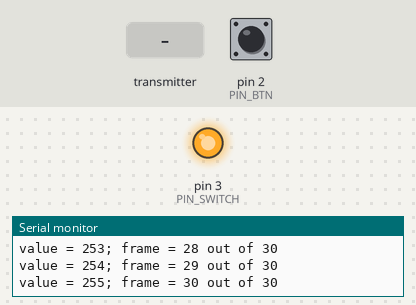
Recording of a sketch running on a simulated Arduino Uno, built with avr-gcc and run on an emulated ATmega328P. Parts: output pins drawn as LEDs (lit = HIGH), the last lines printed to the serial monitor. The inputs (shaded band) are chosen by the test bench; at power-on: pin 2 (PIN_BTN) HIGH. No radio packets arrive unless stated.

Above: at 1.2 s.
1.3 s: the transmitter starts sending ledOn = 1
At 3.5 s:
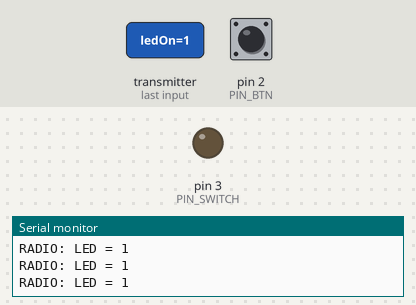
4.3 s: pin 2 (PIN_BTN) pulled LOW for 0.15 s
At 5.4 s:
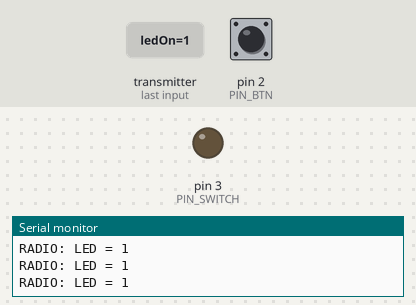
7.4 s: the transmitter starts sending ledOn = 0
At 7.56 s:
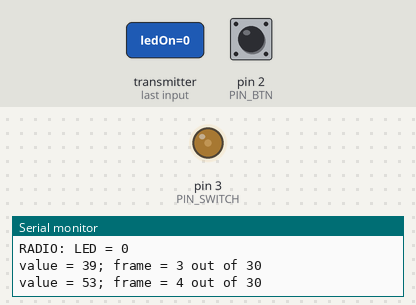
Timing chart, 0 to 10.4 s (numbered marks = the images above; inputs shaded):
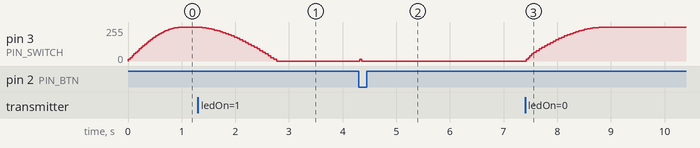

Measured:
- after the input at 1.3 s, pin 3 (PIN_SWITCH): moves from 255/255 to 0/255 over 1.5 s, starting at once
- after the input at 4.3 s, pin 3 (PIN_SWITCH): 0/255 → 13/255 at once, → 0/255 0.03 s later
- after the input at 7.4 s, pin 3 (PIN_SWITCH): moves from 0/255 to 255/255 over 1.5 s, starting at once

The sketch:

rgb-lamp-ease-switch.ino
```cpp
#include "rgb-lamp-ease-switch.h"

#define DEBUG true

const long MS_IN_SECOND = 1000;
const long FPS = 30;
const long DURATION_MS = MS_IN_SECOND * 1;
const long FRAME_DUR = MS_IN_SECOND / FPS;
const long FRAMES_CNT = DURATION_MS * FPS / MS_IN_SECOND;
const long MAX_DUTY_CYCLE = 255;

void setup() {
  pinMode(PIN_SWITCH, OUTPUT);
  //pinMode(PIN_LED, OUTPUT);

  pinMode(PIN_BTN, INPUT);

  digitalWrite(PIN_SWITCH, LOW);
  //digitalWrite(PIN_LED, LOW);

  if (DEBUG)
    Serial.begin(9600);
  delay(1);

  radio.begin();
  radio.openReadingPipe(0, RADIO_ADDR);
  radio.setPALevel(RF24_PA_MIN);
  radio.startListening();

}

int cur_state = TURN_ON;
int cur_frame = 0;

int prev_btn = HIGH;

void loop() {

  if (radio.available()) {
    // CHECK RADIO COMMUNICATION
    bool ledOn;
    radio.read(&ledOn, sizeof(char));
    if (DEBUG) {
      Serial.print("RADIO: LED = ");
      Serial.println(ledOn);
    }

    if (cur_state == ON) {
      if (ledOn) {
        cur_state = TURN_OFF;
      }
    } else if (cur_state == OFF) {
      if (!ledOn) {
        cur_state = TURN_ON;
      }
    } else if (cur_state == TURN_ON) {
      if (ledOn) {
        cur_state = TURN_OFF;
        cur_frame = FRAMES_CNT - cur_frame;
      }
    } else if (cur_state == TURN_OFF) {
      if (!ledOn) {
        cur_state = TURN_ON;
        cur_frame = FRAMES_CNT - cur_frame;
      }
    }
  } else {
    // CHECK LOCAL BUTTON
    int btn = digitalRead(PIN_BTN);
    if (btn != prev_btn && btn == LOW) {
      if (cur_state == ON) {
        cur_state = TURN_OFF;
      } else if (cur_state == OFF) {
        cur_state = TURN_ON;
      } else if (cur_state == TURN_ON) {
        cur_state = TURN_OFF;
        cur_frame = FRAMES_CNT - cur_frame;
      } else if (cur_state == TURN_OFF) {
        cur_state = TURN_ON;
        cur_frame = FRAMES_CNT - cur_frame;
      }
    }
    prev_btn = btn;
  }

  long value = 0;
  switch (cur_state) {
    case TURN_ON:
      value = sinus_ease(++cur_frame, 0, FRAMES_CNT);
      analogWrite(PIN_SWITCH, value);
      //digitalWrite(PIN_LED, value > 0 ? HIGH : LOW);

      Serial.print("value = ");
      Serial.print(value, DEC);
      Serial.print("; frame = ");
      Serial.print(cur_frame, DEC);
      Serial.print(" out of ");
      Serial.println(FRAMES_CNT, DEC);

      if (cur_frame == FRAMES_CNT) {
        cur_state = ON;
        cur_frame = 0;
      }
      break;
    case TURN_OFF:
      value = sinus_ease(++cur_frame, FRAMES_CNT, 0);
      analogWrite(PIN_SWITCH, value);
      //digitalWrite(PIN_LED, value > 0 ? HIGH : LOW);

      Serial.print("value = ");
      Serial.print(value, DEC);
      Serial.print("; frame = ");
      Serial.print(cur_frame, DEC);
      Serial.print(" out of ");
      Serial.println(FRAMES_CNT, DEC);

      if (cur_frame == FRAMES_CNT) {
        cur_state = OFF;
        cur_frame = 0;
      }
      break;
  }

  if (DEBUG) {
    //Serial.print("cur_state = ");
    //Serial.println(cur_state, DEC);
  }

  delay(FRAME_DUR);
}

long linear_ease(long val, long min_v, long max_v) {
  return map(val, min_v, max_v, 0, MAX_DUTY_CYCLE);
}

long sinus_ease(long val, long min_v, long max_v) {
  return MAX_DUTY_CYCLE * sin(M_PI * abs(val - min_v) / abs(max_v - min_v) / 2);
}
```

rgb-lamp-ease-switch.h
```cpp
#include <SPI.h>
#include <nRF24L01.h>
#include <RF24.h>

const int PIN_BTN = 2;
const int PIN_SWITCH = 3;
//const int PIN_LED    = LED_BUILTIN;

const int PIN_RADIO_CNS = 7;
const int PIN_RADIO_CE  = 8;

const int ON = 2;
const int TURN_ON = 1;
const int TURN_OFF = -1;
const int OFF = -2;

RF24 radio(PIN_RADIO_CNS, PIN_RADIO_CE);

const uint64_t RADIO_ADDR = 0xF0F0F0F0AA;
```
